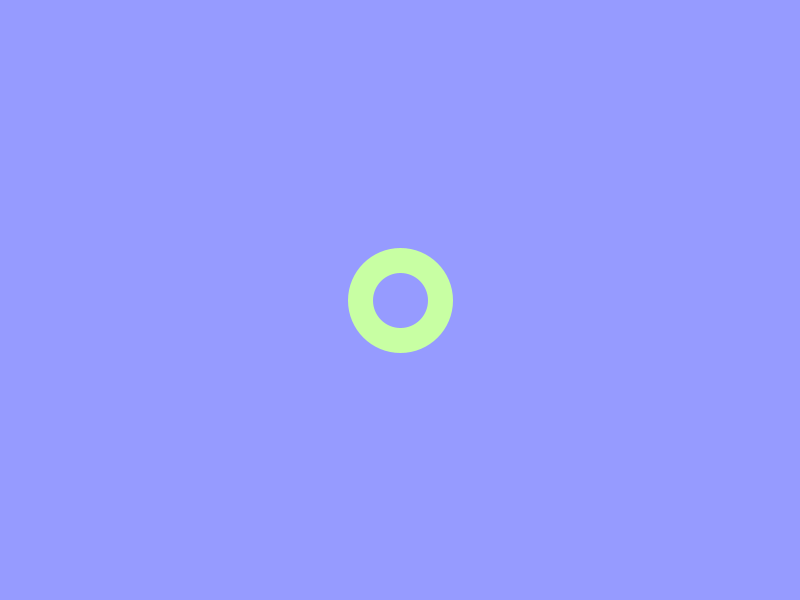
Frame 1 (no input)
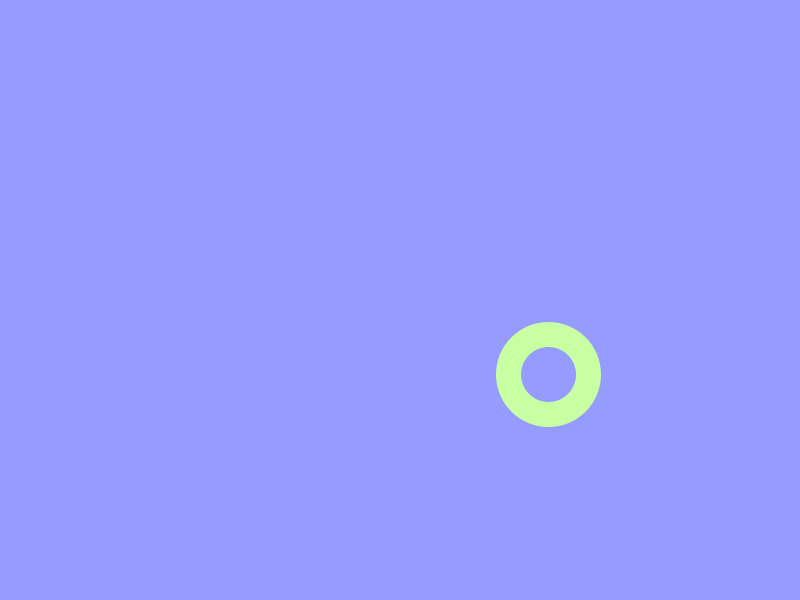
Frame 60 (the mouse pressed at the canvas centre just before this capture)
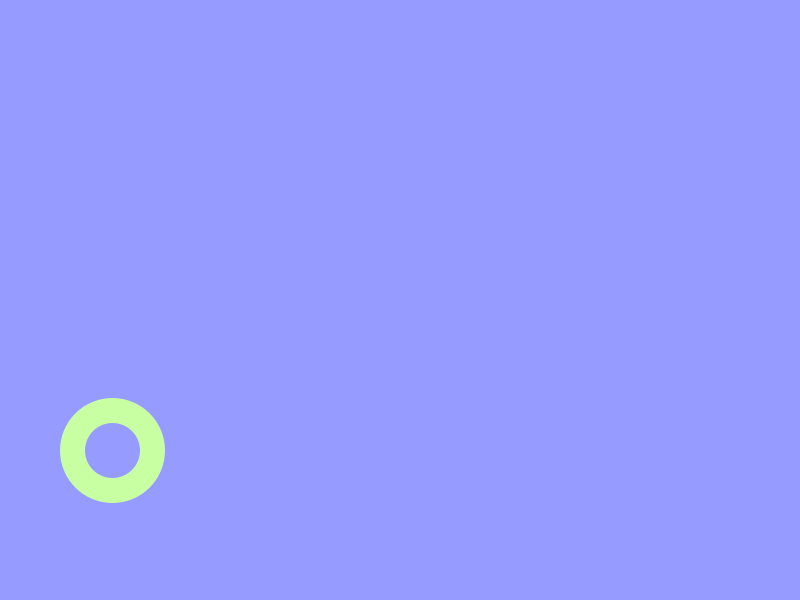
Frame 120 (the mouse held since frame 60 and released just before this capture)

The Processing sketch that drew these frames (run headless with seeded random() and noise(); from frame 60 on, the mouse is pressed at the canvas centre):

// Processing sketch: BouncingWithVectors
// ── BouncingWithVectors.pde
//declare variables
float diam;
PVector loc; //declare loc, replace loc.x and loc.y
PVector vel; //declare vel, replace vel.x and vel.y

void setup() {
  //set size of canvas
  size(800, 600);

  //initialize variables
  loc = new PVector(width/2,height/2);
  diam = 80;
  vel = PVector.random2D();
  vel.mult(10);
}

void draw() {
  //draw background to cover previous frame
  background(150,155,280);
  
  //bring it up to my aesthetic standard
  noFill();
  strokeWeight(25);
  stroke(200,255,163);

  //draw ball
  ellipse(loc.x, loc.y, diam, diam);

  //add velocitloc.y to position
  loc.add(vel);

  //bounce ball if it hits walls
  if (loc.x + diam/2 >= width) {
    vel.x = -abs(vel.x);    //if the ball hits the right wall, assign loc.x velocitloc.y the negative version of itself
  } else if (loc.x - diam/2 <= 0) {
    vel.x = abs(vel.x);     //if the ball hits the left wall, assign loc.x velocitloc.y the positive version of itself
  }
  if (loc.y + diam/2 >= height) {
    vel.y = -abs(vel.y);
  } else if (loc.y - diam/2 <= 0) {
    vel.y = abs(vel.y);
  }
}
